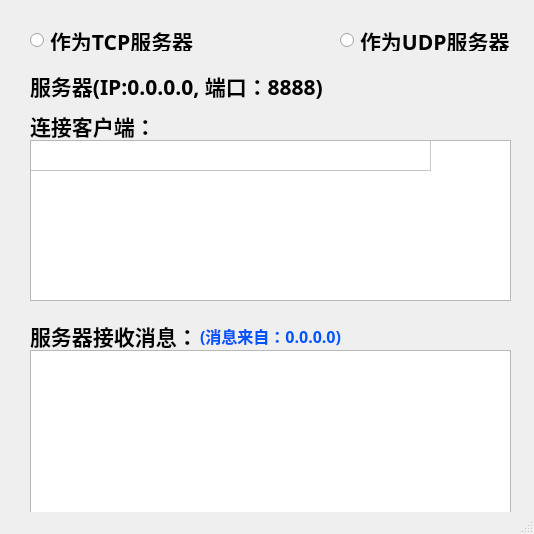
<?xml version="1.0" encoding="UTF-8"?>
<ui version="4.0">
 <class>MainWindow</class>
 <widget class="QMainWindow" name="MainWindow">
  <property name="geometry">
   <rect>
    <x>0</x>
    <y>0</y>
    <width>534</width>
    <height>534</height>
   </rect>
  </property>
  <property name="windowTitle">
   <string>MainWindow</string>
  </property>
  <widget class="QWidget" name="centralWidget">
   <widget class="QTableWidget" name="tableWidget">
    <property name="geometry">
     <rect>
      <x>30</x>
      <y>140</y>
      <width>481</width>
      <height>161</height>
     </rect>
    </property>
    <property name="font">
     <font>
      <family>宋体</family>
      <pointsize>10</pointsize>
      <weight>9</weight>
      <italic>false</italic>
      <bold>false</bold>
     </font>
    </property>
    <property name="styleSheet">
     <string notr="true">font: 75 10pt &quot;宋体&quot;;</string>
    </property>
    <property name="verticalScrollBarPolicy">
     <enum>Qt::ScrollBarAlwaysOff</enum>
    </property>
    <property name="horizontalScrollBarPolicy">
     <enum>Qt::ScrollBarAlwaysOff</enum>
    </property>
    <property name="rowCount">
     <number>1</number>
    </property>
    <property name="columnCount">
     <number>1</number>
    </property>
    <attribute name="horizontalHeaderVisible">
     <bool>false</bool>
    </attribute>
    <attribute name="horizontalHeaderDefaultSectionSize">
     <number>400</number>
    </attribute>
    <attribute name="horizontalHeaderHighlightSections">
     <bool>true</bool>
    </attribute>
    <attribute name="verticalHeaderVisible">
     <bool>false</bool>
    </attribute>
    <attribute name="verticalHeaderHighlightSections">
     <bool>true</bool>
    </attribute>
    <row/>
    <column>
     <property name="text">
      <string>客户端IP地址</string>
     </property>
     <property name="font">
      <font>
       <family>楷体</family>
       <pointsize>12</pointsize>
       <weight>75</weight>
       <bold>true</bold>
      </font>
     </property>
     <property name="textAlignment">
      <set>AlignCenter</set>
     </property>
    </column>
   </widget>
   <widget class="QLabel" name="label">
    <property name="geometry">
     <rect>
      <x>30</x>
      <y>110</y>
      <width>131</width>
      <height>31</height>
     </rect>
    </property>
    <property name="font">
     <font>
      <family>华文行楷</family>
      <pointsize>16</pointsize>
      <weight>75</weight>
      <bold>true</bold>
     </font>
    </property>
    <property name="text">
     <string>连接客户端：</string>
    </property>
   </widget>
   <widget class="QLabel" name="label_2">
    <property name="geometry">
     <rect>
      <x>30</x>
      <y>320</y>
      <width>171</width>
      <height>31</height>
     </rect>
    </property>
    <property name="font">
     <font>
      <family>华文行楷</family>
      <pointsize>16</pointsize>
      <weight>75</weight>
      <bold>true</bold>
     </font>
    </property>
    <property name="text">
     <string>服务器接收消息：</string>
    </property>
   </widget>
   <widget class="QRadioButton" name="radioButton_tcp">
    <property name="geometry">
     <rect>
      <x>30</x>
      <y>30</y>
      <width>171</width>
      <height>21</height>
     </rect>
    </property>
    <property name="font">
     <font>
      <family>楷体</family>
      <pointsize>16</pointsize>
      <weight>75</weight>
      <bold>true</bold>
     </font>
    </property>
    <property name="text">
     <string>作为TCP服务器</string>
    </property>
   </widget>
   <widget class="QRadioButton" name="radioButton_udp">
    <property name="geometry">
     <rect>
      <x>340</x>
      <y>30</y>
      <width>171</width>
      <height>21</height>
     </rect>
    </property>
    <property name="font">
     <font>
      <family>楷体</family>
      <pointsize>16</pointsize>
      <weight>75</weight>
      <bold>true</bold>
     </font>
    </property>
    <property name="text">
     <string>作为UDP服务器</string>
    </property>
   </widget>
   <widget class="QLabel" name="label_server">
    <property name="geometry">
     <rect>
      <x>30</x>
      <y>70</y>
      <width>481</width>
      <height>31</height>
     </rect>
    </property>
    <property name="font">
     <font>
      <family>楷体</family>
      <pointsize>16</pointsize>
      <weight>75</weight>
      <bold>true</bold>
     </font>
    </property>
    <property name="text">
     <string>服务器(IP:0.0.0.0, 端口：8888)</string>
    </property>
   </widget>
   <widget class="QTextBrowser" name="textBrowser">
    <property name="geometry">
     <rect>
      <x>30</x>
      <y>350</y>
      <width>481</width>
      <height>192</height>
     </rect>
    </property>
    <property name="font">
     <font>
      <family>楷体</family>
      <pointsize>14</pointsize>
     </font>
    </property>
   </widget>
   <widget class="QLabel" name="label_from">
    <property name="geometry">
     <rect>
      <x>200</x>
      <y>320</y>
      <width>311</width>
      <height>31</height>
     </rect>
    </property>
    <property name="font">
     <font>
      <family>楷体</family>
      <pointsize>12</pointsize>
      <weight>75</weight>
      <bold>true</bold>
     </font>
    </property>
    <property name="styleSheet">
     <string notr="true">color: rgb(0, 85, 255);</string>
    </property>
    <property name="text">
     <string>(消息来自：0.0.0.0)</string>
    </property>
   </widget>
  </widget>
  <widget class="QStatusBar" name="statusBar"/>
 </widget>
 <layoutdefault spacing="6" margin="11"/>
 <resources/>
 <connections/>
</ui>
